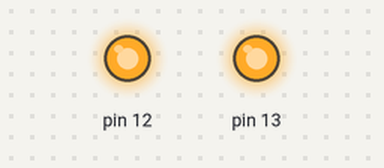
The sketch below on a simulated Arduino Uno, built with avr-gcc and run on an emulated ATmega328P. Shown: output pins drawn as LEDs (lit = HIGH).

Above: at 0.1 s.
Timing chart, 0 to 1.6 s (numbered marks = the images above):
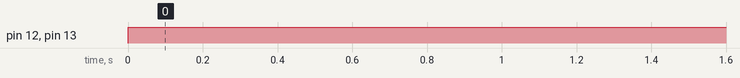

The sketch:

pwm_test.ino
```cpp
void setup() {
}

void loop() {
  analogWrite(13, 130);
  analogWrite(12, 130);
}
```

Measured:
- by itself, pin 12, pin 13: LOW → HIGH at 0.00 s
